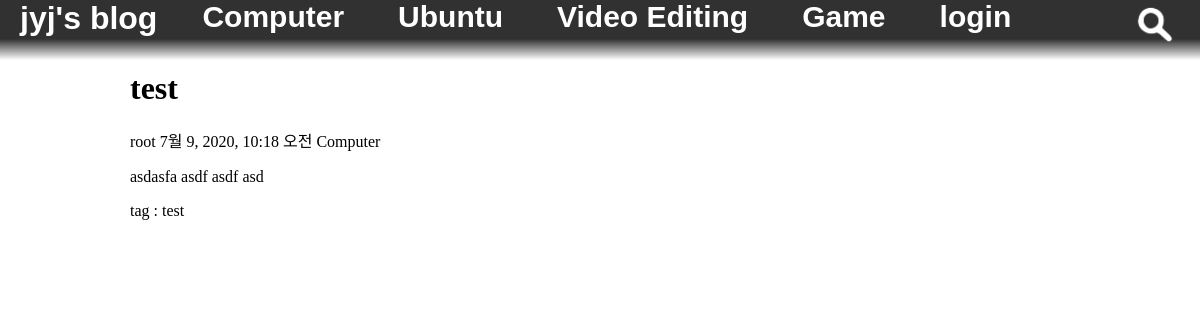
Page /post_view/?post_info=173 on the committed database.
### blogapp/models.py (models this page shows, shortened)
class Category(models.Model):
    category_name = models.CharField(max_length=100, null=False)
    def __str__(self):
        return self.category_name

class Post(models.Model):
    title = models.CharField(max_length=100, null=False)
    author = models.ForeignKey(User, on_delete=models.SET_NULL, null=True, default=1)
    pub_date = models.DateTimeField(auto_now_add=True)
    file_dir = models.CharField(max_length=100, null=False)
    content = models.TextField()
    category = models.ForeignKey('Category', on_delete=models.CASCADE)
    tag = models.CharField(max_length=100, null=True)

### blogapp/views.py (the view)
# urls.py: path('post_view/', blogapp.views.post_view, name='post_view'),
def post_view(request):
    category_list = Category.objects.all()
    file_system = FileSystemStorage()
    post_info = request.GET.get('post_info')
    post = Post.objects.filter(id=post_info)[0]
    try:
        file_dir = file_system.listdir(post.file_dir)
        for file in file_dir[1]:
            if "title_image" in file:
                post.file_dir = post.file_dir + file
    except FileNotFoundError:
            post.file_dir = "1"
    return render(request, 'post_view.html', {'post' : post, 'category_list' : category_list})

### blogapp/templates/post_view.html (shortened to what this page needs)
{% extends 'base.html' %}
{% load static %}
{% block content %}
<link rel="stylesheet" href="{% static 'css/post_view.css' %}">
<h1> {{ post.title }}
</h1>
<p class="first_post_detail">{{ post.author }} {{ post.pub_date }} {{ post.category }}</p>
<p class="first_post_p">{{ post.content|safe }}</p>
<p class="first_post_p">tag : {{ post.tag }}</p>
{% endblock %}

### myblogSetting/templates/base.html
{% load static %}
<!DOCTYPE html>
<head>
    <link rel="stylesheet" href="{% static 'css/base.css' %}">
</head>
<body>
    <nav class="navigation">
        <a class="logo" href="{% url 'index' %}">jyj's blog</a>
        <div class="category_layout">
            {% for category in category_list %}
            <a class="category" href="/category/?category={{ category }}">{{ category }}</a>
            {% endfor %}
            {% if request.user.is_authenticated %}
            <a class="category" href="/logout/">logout</a>
            <a class="category" href="/post_write/">post write</a>
            {% else %}
            <a class="category" href="/login/">login</a>
            {% endif %}
        </div>
        <a class="search_button" href="{% url 'search' %}">
            <img class="search_button_image" src="{% static 'img/search_button.png'%}">
        </a>
    </nav>
    <div class="wrap">
        {% block content %}
        {% endblock %}
    </div>
</body>

### blogapp/static/css/base.css (style rules this page uses)
.navigation { z-index: 2; background: linear-gradient(rgb(49, 49, 49) 65%, rgba(82,82,82,0)); position: fixed; top : 0px; left: 0px; width : 100%; height: 60px; }
.logo { font-family: sans-serif; color: white; font-weight: bold; font-size: 200%; text-decoration: none; top: 5px; float: left; margin-left: 20px; margin-right: 20px; }
.category_layout { white-space: nowrap; overflow-x: scroll; overflow-y: hidden; width: 70%; float: left; }
.category { font-family: sans-serif; color: white; font-weight: bold; font-size: 30px; text-decoration: none; padding: 25px; }
.search_button { float: right; margin-right: 20px; top: 2px; }
.search_button_image { max-width: 50px; max-height: 50px; }
.wrap { background-color: rgb(255, 255, 255); width : 940px; margin-top: 70px; margin-bottom: 0px; margin-left: auto; margin-right: auto; }

### rows in the picture
Category: category_name "Computer"
Category: category_name "Ubuntu"
Category: category_name "Video Editing"
Category: category_name "Game"
Post: title "test", author "root", pub_date "7월 9, 2020, 10:18 오전", category "Computer", content "asdasfa asdf asdf asd", tag "test"
